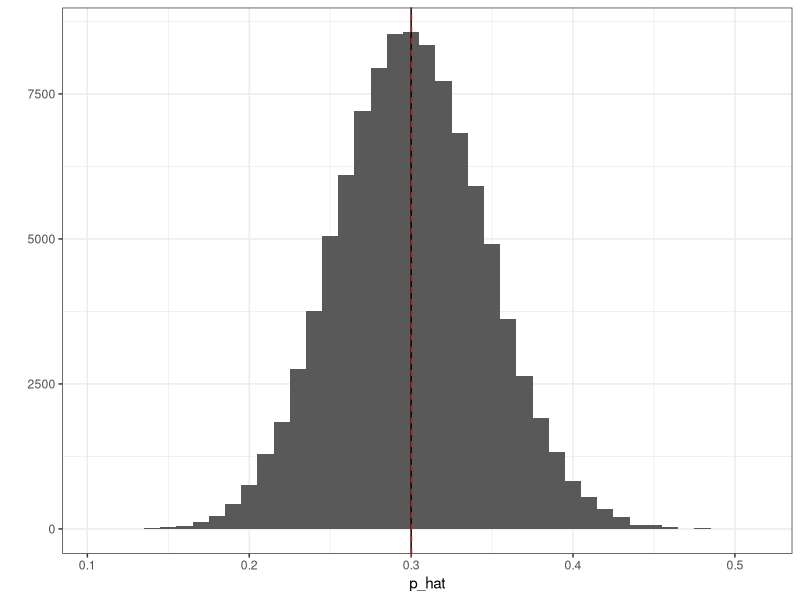
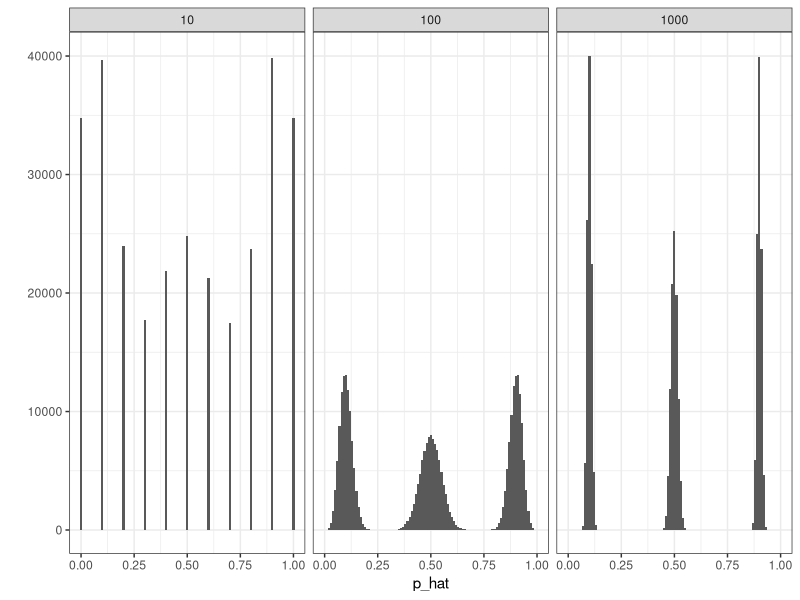
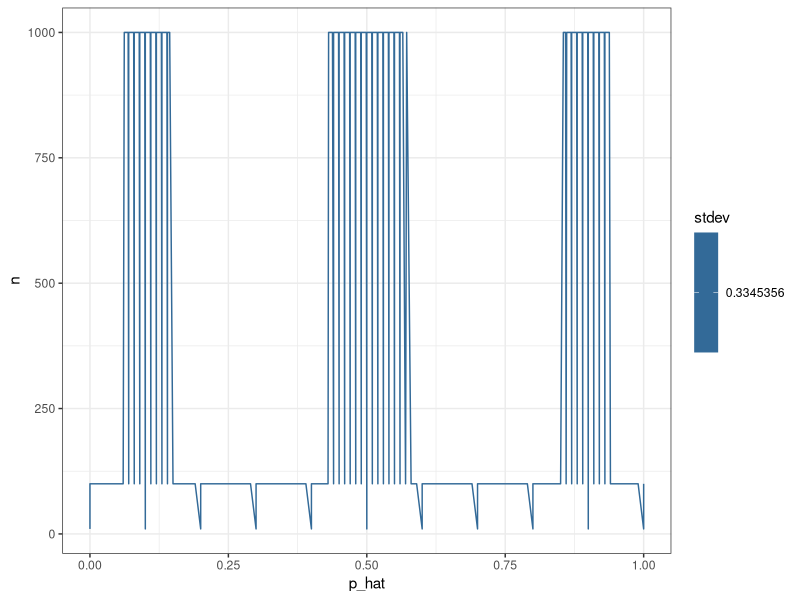
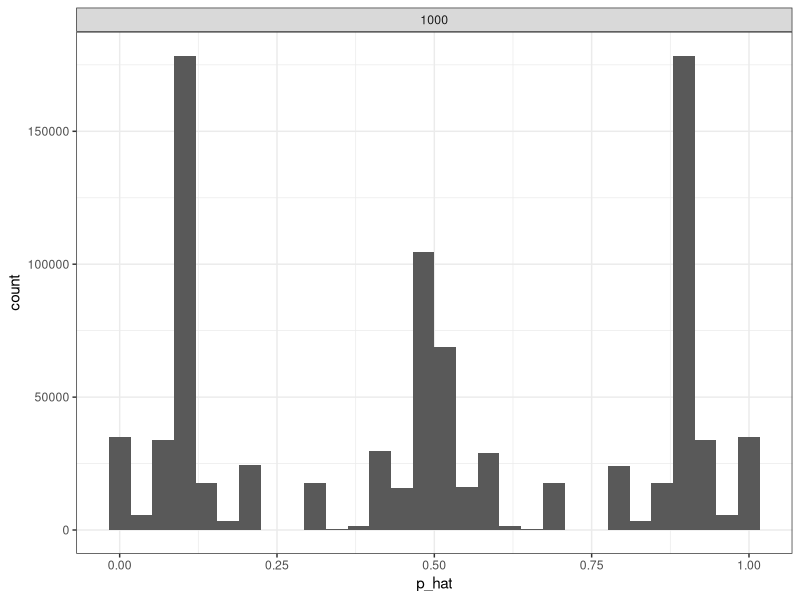

Here is the R script that generated these plots, in order:
library(ggplot2)
library(reshape)
library(dplyr)

theme_set(theme_bw())

set.seed(42)
#############################
# Use the estimate_coin_bias(N,p) function that simulates flipping a coin with probability p of landing heads N 
# times and returns an estimate of the bias using the sample mean p_hat
#############################

estimate_coin_bias <- function(n, p) {
  mean(rbinom(n,1,p))
}

n <- 100
p <- 0.3
p_hat <- replicate(1e5, estimate_coin_bias(n, p))

# plot the sampling distribution
qplot(x=p_hat, geom="histogram", binwidth=0.01) +
  geom_vline(xintercept=p) +
  geom_vline(xintercept=mean(p_hat), linetype=2, color="red")

#############################
# Run this simulation 1000 times, for all combinations of N = {10,100,100} and p = {0.1, 0.5, 0.9}
#############################

plot_data <- data.frame()
for (n in c(10, 100, 1000)) {
  for (p in c(0.1, 0.5, 0.9)) {
    tmp <- data.frame(n=n, p_hat=replicate(1e5, estimate_coin_bias(n, p)))
    plot_data <- rbind(plot_data, tmp)
  }
}

#############################
# Plot the distribution of p_hat values for each N, p setting
#############################

qplot(data=plot_data, x=p_hat, geom="histogram", binwidth=0.01, facets = . ~ n)

#############################
# Plot the standard deviation of the p_hat distribution as a function of the sample size N
#############################

plot_data <- mutate(plot_data, stdev = sd(p_hat))
ggplot(data=plot_data, aes(x = p_hat, y = n, color = stdev)) + geom_line()

#############################
# Create one plot of the p_hat distributions, faceted by different N values for p = 0.5 using ggplot
#############################

ggplot(data=plot_data, aes(x = p_hat)) + geom_histogram() + facet_wrap(n)
